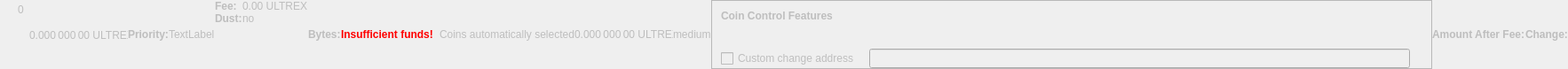
    <widget class="QWidget" name="dummyHideWidget" native="true">
     <property name="enabled">
      <bool>false</bool>
     </property>
     <property name="maximumSize">
      <size>
       <width>100</width>
       <height>22</height>
      </size>
     </property>
     <layout class="QHBoxLayout" name="dummyHideLayout">
      <property name="spacing">
       <number>0</number>
      </property>
      <property name="leftMargin">
       <number>0</number>
      </property>
      <property name="topMargin">
       <number>0</number>
      </property>
      <property name="rightMargin">
       <number>0</number>
      </property>
      <property name="bottomMargin">
       <number>0</number>
      </property>
      <item>
       <layout class="QFormLayout" name="formLayoutCoinControl1">
        <property name="horizontalSpacing">
         <number>10</number>
        </property>
        <property name="verticalSpacing">
         <number>14</number>
        </property>
        <property name="leftMargin">
         <number>10</number>
        </property>
        <property name="topMargin">
         <number>4</number>
        </property>
        <property name="rightMargin">
         <number>6</number>
        </property>
        <item row="0" column="1">
         <widget class="QLabel" name="labelCoinControlBytes">
          <property name="cursor">
           <cursorShape>IBeamCursor</cursorShape>
          </property>
          <property name="contextMenuPolicy">
           <enum>Qt::ActionsContextMenu</enum>
          </property>
          <property name="text">
           <string notr="true">0</string>
          </property>
          <property name="textInteractionFlags">
           <set>Qt::LinksAccessibleByMouse|Qt::TextSelectableByKeyboard|Qt::TextSelectableByMouse</set>
          </property>
         </widget>
        </item>
       </layout>
      </item>
      <item>
       <widget class="QLabel" name="labelCoinControlAfterFee">
        <property name="enabled">
         <bool>false</bool>
        </property>
        <property name="sizePolicy">
         <sizepolicy hsizetype="Fixed" vsizetype="Fixed">
          <horstretch>0</horstretch>
          <verstretch>0</verstretch>
         </sizepolicy>
        </property>
        <property name="minimumSize">
         <size>
          <width>111</width>
          <height>12</height>
         </size>
        </property>
        <property name="maximumSize">
         <size>
          <width>111</width>
          <height>12</height>
         </size>
        </property>
        <property name="cursor">
         <cursorShape>IBeamCursor</cursorShape>
        </property>
        <property name="contextMenuPolicy">
         <enum>Qt::ActionsContextMenu</enum>
        </property>
        <property name="text">
         <string notr="true">0.000 000 00 ULTREX</string>
        </property>
        <property name="textInteractionFlags">
         <set>Qt::LinksAccessibleByMouse|Qt::TextSelectableByKeyboard|Qt::TextSelectableByMouse</set>
        </property>
       </widget>
      </item>
      <item>
       <widget class="QLabel" name="labelCoinControlPriorityText">
        <property name="enabled">
         <bool>false</bool>
        </property>
        <property name="font">
         <font>
          <weight>75</weight>
          <bold>true</bold>
         </font>
        </property>
        <property name="text">
         <string>Priority:</string>
        </property>
       </widget>
      </item>
      <item>
       <layout class="QHBoxLayout" name="horizontalLayout">
        <item>
         <widget class="QLabel" name="WarningLabel">
          <property name="text">
           <string>TextLabel</string>
          </property>
         </widget>
        </item>
       </layout>
      </item>
      <item>
       <layout class="QFormLayout" name="formLayoutCoinControl3">
        <property name="horizontalSpacing">
         <number>0</number>
        </property>
        <property name="verticalSpacing">
         <number>0</number>
        </property>
        <property name="leftMargin">
         <number>0</number>
        </property>
        <property name="topMargin">
         <number>0</number>
        </property>
        <property name="rightMargin">
         <number>0</number>
        </property>
        <item row="0" column="0">
         <widget class="QLabel" name="labelCoinControlFeeText">
          <property name="enabled">
           <bool>false</bool>
          </property>
          <property name="font">
           <font>
            <weight>75</weight>
            <bold>true</bold>
           </font>
          </property>
          <property name="text">
           <string>Fee:</string>
          </property>
          <property name="margin">
           <number>0</number>
          </property>
         </widget>
        </item>
        <item row="0" column="1">
         <widget class="QLabel" name="labelCoinControlFee">
          <property name="enabled">
           <bool>false</bool>
          </property>
          <property name="cursor">
           <cursorShape>IBeamCursor</cursorShape>
          </property>
          <property name="contextMenuPolicy">
           <enum>Qt::ActionsContextMenu</enum>
          </property>
          <property name="text">
           <string notr="true">0.00 ULTREX</string>
          </property>
          <property name="textInteractionFlags">
           <set>Qt::LinksAccessibleByMouse|Qt::TextSelectableByKeyboard|Qt::TextSelectableByMouse</set>
          </property>
         </widget>
        </item>
        <item row="1" column="0">
         <widget class="QLabel" name="labelCoinControlLowOutputText">
          <property name="enabled">
           <bool>false</bool>
          </property>
          <property name="font">
           <font>
            <weight>75</weight>
            <bold>true</bold>
           </font>
          </property>
          <property name="text">
           <string>Dust:</string>
          </property>
         </widget>
        </item>
        <item row="1" column="1">
         <widget class="QLabel" name="labelCoinControlLowOutput">
          <property name="enabled">
           <bool>false</bool>
          </property>
          <property name="cursor">
           <cursorShape>IBeamCursor</cursorShape>
          </property>
          <property name="contextMenuPolicy">
           <enum>Qt::ActionsContextMenu</enum>
          </property>
          <property name="text">
           <string>no</string>
          </property>
          <property name="textInteractionFlags">
           <set>Qt::LinksAccessibleByMouse|Qt::TextSelectableByKeyboard|Qt::TextSelectableByMouse</set>
          </property>
         </widget>
        </item>
       </layout>
      </item>
      <item>
       <widget class="QLabel" name="labelCoinControlBytesText">
        <property name="enabled">
         <bool>false</bool>
        </property>
        <property name="font">
         <font>
          <weight>75</weight>
          <bold>true</bold>
         </font>
        </property>
        <property name="text">
         <string>Bytes:</string>
        </property>
       </widget>
      </item>
      <item>
       <layout class="QFormLayout" name="formLayoutCoinControl2">
        <property name="horizontalSpacing">
         <number>0</number>
        </property>
        <property name="verticalSpacing">
         <number>0</number>
        </property>
        <property name="leftMargin">
         <number>0</number>
        </property>
        <property name="topMargin">
         <number>0</number>
        </property>
        <property name="rightMargin">
         <number>0</number>
        </property>
       </layout>
      </item>
      <item>
       <layout class="QHBoxLayout" name="horizontalLayoutCoinControl2">
        <property name="spacing">
         <number>0</number>
        </property>
        <property name="bottomMargin">
         <number>0</number>
        </property>
       </layout>
      </item>
      <item>
       <widget class="QLabel" name="labelCoinControlInsuffFunds">
        <property name="enabled">
         <bool>false</bool>
        </property>
        <property name="minimumSize">
         <size>
          <width>0</width>
          <height>0</height>
         </size>
        </property>
        <property name="font">
         <font>
          <weight>75</weight>
          <bold>true</bold>
         </font>
        </property>
        <property name="styleSheet">
         <string notr="true">color:red;font-weight:bold;</string>
        </property>
        <property name="text">
         <string>Insufficient funds!</string>
        </property>
        <property name="margin">
         <number>5</number>
        </property>
       </widget>
      </item>
      <item>
       <layout class="QFormLayout" name="formLayoutCoinControl4">
        <property name="horizontalSpacing">
         <number>0</number>
        </property>
        <property name="verticalSpacing">
         <number>0</number>
        </property>
        <property name="leftMargin">
         <number>0</number>
        </property>
        <property name="topMargin">
         <number>0</number>
        </property>
        <property name="rightMargin">
         <number>0</number>
        </property>
       </layout>
      </item>
      <item>
       <widget class="QLabel" name="labelCoinControlChangeLabel">
        <property name="enabled">
         <bool>false</bool>
        </property>
        <property name="sizePolicy">
         <sizepolicy hsizetype="Preferred" vsizetype="Expanding">
          <horstretch>0</horstretch>
          <verstretch>0</verstretch>
         </sizepolicy>
        </property>
        <property name="minimumSize">
         <size>
          <width>0</width>
          <height>0</height>
         </size>
        </property>
        <property name="text">
         <string/>
        </property>
        <property name="margin">
         <number>3</number>
        </property>
       </widget>
      </item>
      <item>
       <widget class="QLabel" name="labelCoinControlAutomaticallySelected">
        <property name="enabled">
         <bool>false</bool>
        </property>
        <property name="sizePolicy">
         <sizepolicy hsizetype="Fixed" vsizetype="Fixed">
          <horstretch>0</horstretch>
          <verstretch>0</verstretch>
         </sizepolicy>
        </property>
        <property name="minimumSize">
         <size>
          <width>0</width>
          <height>0</height>
         </size>
        </property>
        <property name="maximumSize">
         <size>
          <width>240</width>
          <height>16777215</height>
         </size>
        </property>
        <property name="text">
         <string>Coins automatically selected</string>
        </property>
        <property name="margin">
         <number>5</number>
        </property>
       </widget>
      </item>
      <item>
       <widget class="QLabel" name="labelCoinControlChange">
        <property name="enabled">
         <bool>false</bool>
        </property>
        <property name="sizePolicy">
         <sizepolicy hsizetype="Fixed" vsizetype="Fixed">
          <horstretch>0</horstretch>
          <verstretch>0</verstretch>
         </sizepolicy>
        </property>
        <property name="minimumSize">
         <size>
          <width>111</width>
          <height>0</height>
         </size>
        </property>
        <property name="maximumSize">
         <size>
          <width>111</width>
          <height>16777215</height>
         </size>
        </property>
        <property name="cursor">
         <cursorShape>IBeamCursor</cursorShape>
        </property>
        <property name="contextMenuPolicy">
         <enum>Qt::ActionsContextMenu</enum>
        </property>
        <property name="text">
         <string notr="true">0.000 000 00 ULTREX</string>
        </property>
        <property name="textInteractionFlags">
         <set>Qt::LinksAccessibleByMouse|Qt::TextSelectableByKeyboard|Qt::TextSelectableByMouse</set>
        </property>
       </widget>
      </item>
      <item>
       <widget class="QLabel" name="labelCoinControlPriority">
        <property name="enabled">
         <bool>false</bool>
        </property>
        <property name="cursor">
         <cursorShape>IBeamCursor</cursorShape>
        </property>
        <property name="contextMenuPolicy">
         <enum>Qt::ActionsContextMenu</enum>
        </property>
        <property name="text">
         <string>medium</string>
        </property>
        <property name="textInteractionFlags">
         <set>Qt::LinksAccessibleByMouse|Qt::TextSelectableByKeyboard|Qt::TextSelectableByMouse</set>
        </property>
       </widget>
      </item>
      <item>
       <widget class="QFrame" name="frameCoinControl">
        <property name="sizePolicy">
         <sizepolicy hsizetype="Expanding" vsizetype="Expanding">
          <horstretch>0</horstretch>
          <verstretch>0</verstretch>
         </sizepolicy>
        </property>
        <property name="maximumSize">
         <size>
          <width>16777215</width>
          <height>16777215</height>
         </size>
        </property>
        <property name="frameShape">
         <enum>QFrame::StyledPanel</enum>
        </property>
        <property name="frameShadow">
         <enum>QFrame::Sunken</enum>
        </property>
        <layout class="QVBoxLayout" name="verticalLayoutCoinControl2_2">
         <property name="spacing">
          <number>0</number>
         </property>
         <property name="leftMargin">
          <number>0</number>
         </property>
         <property name="topMargin">
          <number>0</number>
         </property>
         <property name="rightMargin">
          <number>0</number>
         </property>
         <property name="bottomMargin">
          <number>0</number>
         </property>
         <item>
          <layout class="QVBoxLayout" name="verticalLayoutCoinControl" stretch="0,0,0,1">
           <property name="spacing">
            <number>0</number>
           </property>
           <property name="leftMargin">
            <number>10</number>
           </property>
           <property name="topMargin">
            <number>10</number>
           </property>
           <item>
            <layout class="QHBoxLayout" name="horizontalLayoutCoinControl1">
             <property name="bottomMargin">
              <number>15</number>
             </property>
             <item>
              <widget class="QLabel" name="labelCoinControlFeatures">
               <property name="enabled">
                <bool>false</bool>
               </property>
               <property name="sizePolicy">
                <sizepolicy hsizetype="Preferred" vsizetype="Maximum">
                 <horstretch>0</horstretch>
                 <verstretch>0</verstretch>
                </sizepolicy>
               </property>
               <property name="font">
                <font>
                 <weight>75</weight>
                 <bold>true</bold>
                </font>
               </property>
               <property name="styleSheet">
                <string notr="true">font-weight:bold;</string>
               </property>
               <property name="text">
                <string>Coin Control Features</string>
               </property>
              </widget>
             </item>
            </layout>
           </item>
           <item>
            <widget class="QWidget" name="widgetCoinControl" native="true">
             <property name="sizePolicy">
              <sizepolicy hsizetype="Preferred" vsizetype="Preferred">
               <horstretch>0</horstretch>
               <verstretch>0</verstretch>
              </sizepolicy>
             </property>
             <property name="minimumSize">
              <size>
               <width>0</width>
               <height>0</height>
              </size>
             </property>
             <property name="styleSheet">
              <string notr="true"/>
             </property>
             <layout class="QHBoxLayout" name="horizontalLayoutCoinControl5_2">
              <property name="leftMargin">
               <number>0</number>
              </property>
              <property name="topMargin">
               <number>0</number>
              </property>
              <property name="rightMargin">
               <number>0</number>
              </property>
              <property name="bottomMargin">
               <number>0</number>
              </property>
              <item>
               <layout class="QHBoxLayout" name="horizontalLayoutCoinControl3">
                <property name="spacing">
                 <number>20</number>
                </property>
                <property name="topMargin">
                 <number>0</number>
                </property>
                <property name="bottomMargin">
                 <number>10</number>
                </property>
               </layout>
              </item>
             </layout>
            </widget>
           </item>
           <item>
            <layout class="QHBoxLayout" name="horizontalLayoutCoinControl4" stretch="0,0,0">
             <property name="spacing">
              <number>12</number>
             </property>
             <property name="sizeConstraint">
              <enum>QLayout::SetDefaultConstraint</enum>
             </property>
             <property name="topMargin">
              <number>5</number>
             </property>
             <property name="rightMargin">
              <number>5</number>
             </property>
             <item>
              <widget class="QCheckBox" name="checkBoxCoinControlChange">
               <property name="enabled">
                <bool>false</bool>
               </property>
               <property name="toolTip">
                <string>If this is activated, but the change address is empty or invalid, change will be sent to a newly generated address.</string>
               </property>
               <property name="text">
                <string>Custom change address</string>
               </property>
              </widget>
             </item>
             <item>
              <widget class="QValidatedLineEdit" name="lineEditCoinControlChange">
               <property name="enabled">
                <bool>false</bool>
               </property>
               <property name="sizePolicy">
                <sizepolicy hsizetype="Expanding" vsizetype="Fixed">
                 <horstretch>0</horstretch>
                 <verstretch>0</verstretch>
                </sizepolicy>
               </property>
              </widget>
             </item>
             <item>
              <widget class="QLabel" name="labelCoinControlChangeLabel_2">
               <property name="sizePolicy">
                <sizepolicy hsizetype="Preferred" vsizetype="Expanding">
                 <horstretch>0</horstretch>
                 <verstretch>0</verstretch>
                </sizepolicy>
               </property>
               <property name="minimumSize">
                <size>
                 <width>0</width>
                 <height>0</height>
                </size>
               </property>
               <property name="text">
                <string/>
               </property>
               <property name="margin">
                <number>3</number>
               </property>
              </widget>
             </item>
            </layout>
           </item>
           <item>
            <spacer name="verticalSpacerCoinControl">
             <property name="orientation">
              <enum>Qt::Vertical</enum>
             </property>
             <property name="sizeHint" stdset="0">
              <size>
               <width>800</width>
               <height>1</height>
              </size>
             </property>
            </spacer>
           </item>
          </layout>
         </item>
        </layout>
       </widget>
      </item>
      <item>
       <widget class="QLabel" name="labelCoinControlAfterFeeText">
        <property name="enabled">
         <bool>false</bool>
        </property>
        <property name="minimumSize">
         <size>
          <width>0</width>
          <height>0</height>
         </size>
        </property>
        <property name="maximumSize">
         <size>
          <width>16777215</width>
          <height>16777215</height>
         </size>
        </property>
        <property name="font">
         <font>
          <weight>75</weight>
          <bold>true</bold>
         </font>
        </property>
        <property name="text">
         <string>Amount After Fee:</string>
        </property>
        <property name="alignment">
         <set>Qt::AlignLeading|Qt::AlignLeft|Qt::AlignVCenter</set>
        </property>
        <property name="margin">
         <number>0</number>
        </property>
       </widget>
      </item>
      <item>
       <widget class="QLabel" name="labelCoinControlChangeText">
        <property name="enabled">
         <bool>false</bool>
        </property>
        <property name="sizePolicy">
         <sizepolicy hsizetype="Preferred" vsizetype="Preferred">
          <horstretch>0</horstretch>
          <verstretch>0</verstretch>
         </sizepolicy>
        </property>
        <property name="minimumSize">
         <size>
          <width>0</width>
          <height>0</height>
         </size>
        </property>
        <property name="maximumSize">
         <size>
          <width>16777215</width>
          <height>16777215</height>
         </size>
        </property>
        <property name="font">
         <font>
          <weight>75</weight>
          <bold>true</bold>
         </font>
        </property>
        <property name="text">
         <string>Change:</string>
        </property>
        <property name="alignment">
         <set>Qt::AlignLeading|Qt::AlignLeft|Qt::AlignVCenter</set>
        </property>
       </widget>
      </item>
     </layout>
    </widget>
